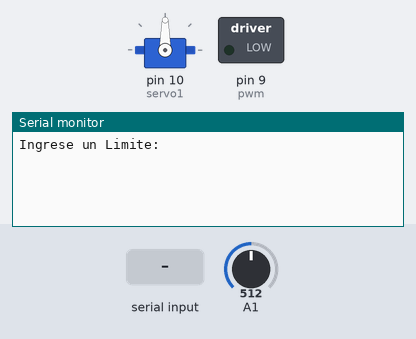
This sketch was run on a simulated Arduino Uno, built with avr-gcc and run on an emulated ATmega328P. Parts: servo, switched loads named in the sketch (green lamp = pin HIGH), the last lines printed to the serial monitor. The inputs (shaded band) are chosen by the test bench; at power-on: A1 = 512.

Above: at 1.2 s.
1.3 s: "90,45\n" received over Serial
At 2.9 s:
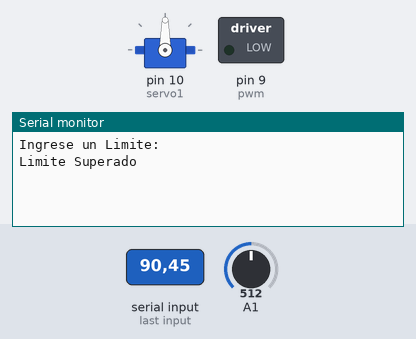
3.8 s: "200\n" received over Serial
At 5.9 s:
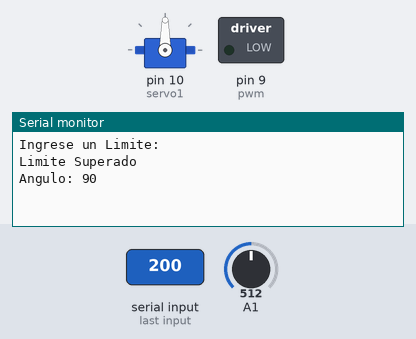

The sketch:

Clase4-Conversor_Motor.ino
```cpp
/*
Controlar velocidad del motor
*Mediante potenciometro
*
*Recicbir los datos de un conversor analogico y
*enviarlo por una senal analogica

analogRead(pin);  0-1023
analogWrite(pin); 0-1023

*/
#include <Servo.h>
Servo servo1;

//variables

int conversor;
int pwm=9;
int movservo;
int y;
int ant;
String dato;
int limite;


void setup() {
Serial.begin(9600);//Habilitar CX
pinMode(pwm,OUTPUT);
servo1.attach(10);
Serial.println("Ingrese un Limite: ");

}

void loop() {
/*movimiento con el potenciometro*/

/*
conversor=analogRead(0)/4;
analogWrite(pwm,conversor);
delay(15);

servo1.write(10);
delay(500);
servo1.write(170);
delay(500);
*/


/*Lectura en comunicacion Serial*/


movservo=analogRead(1);//recibo dato del conversor
y=map(movservo,0,1023,0,180);//regla de 3 compuesta
if(Serial.available()>0){


  dato=Serial.readString();
  //Serial.println(dato);//comprueba que si existe dato eco
  limite=dato.toInt();//combierte el String en int

  if(y<limite){

    if(ant!=y){//condicion de impresion solo si el dato cambia
  Serial.print("Angulo: ");
  Serial.println(y);//Se puede imprimir en HEX DEC BIN
  ant=y;//adquiere el nuevo dato
  }
servo1.write(y);//movimiento de servo de 0 a 180
delay(15);
    }else{
      Serial.println("Limite Superado");
      }

  }


/*Movimiento con la funcion map y potenciometro*/
/*
movservo=analogRead(1);//recibo dato del conversor
y=map(movservo,0,1023,0,180);//regla de 3 compuesta

servo1.write(y);//movimiento de servo de 0 a 180
delay(15);

  if(ant!=y){//condicion de impresion solo si el dato cambia
  Serial.print("Angulo: ");
  Serial.println(y);//Se puede imprimir en HEX DEC BIN
  ant=y;//adquiere el nuevo dato
  }
*/
}
```

Measured:
- after the input at 1.3 s, the serial monitor: prints a new line after 1.0 s (image 1)
- after the input at 3.8 s, the serial monitor: prints a new line after 1.0 s (image 2)
